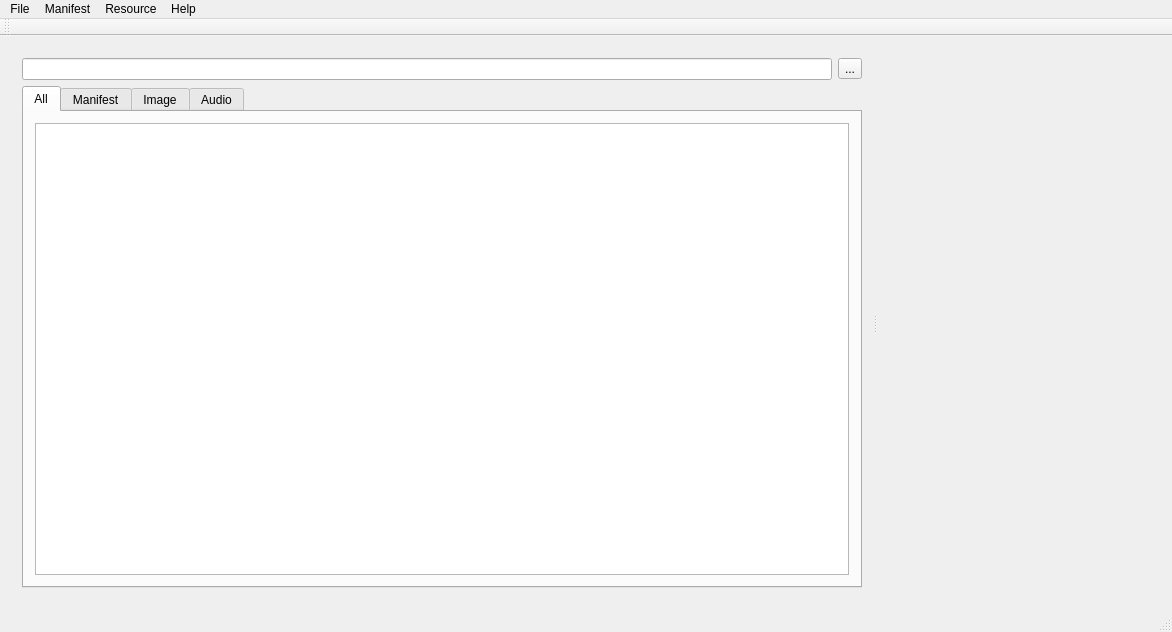
<?xml version="1.0" encoding="UTF-8"?>
<ui version="4.0">
 <class>MainWindow</class>
 <widget class="QMainWindow" name="MainWindow">
  <property name="geometry">
   <rect>
    <x>0</x>
    <y>0</y>
    <width>1172</width>
    <height>632</height>
   </rect>
  </property>
  <property name="acceptDrops">
   <bool>false</bool>
  </property>
  <property name="windowTitle">
   <string>KEngine Manifest Packer</string>
  </property>
  <widget class="QWidget" name="centralWidget">
   <layout class="QVBoxLayout" name="verticalLayout_6">
    <item>
     <widget class="QSplitter" name="splitter_main">
      <property name="orientation">
       <enum>Qt::Horizontal</enum>
      </property>
      <widget class="QWidget" name="layoutWidget">
       <layout class="QVBoxLayout" name="verticalLayout">
        <item>
         <layout class="QHBoxLayout" name="horizontalLayout">
          <item>
           <widget class="QLineEdit" name="lineEdit">
            <property name="clearButtonEnabled">
             <bool>true</bool>
            </property>
           </widget>
          </item>
          <item>
           <widget class="QToolButton" name="toolButton_addNewResource">
            <property name="text">
             <string>...</string>
            </property>
           </widget>
          </item>
         </layout>
        </item>
        <item>
         <widget class="QTabWidget" name="tabWidget_resourceTabs">
          <property name="currentIndex">
           <number>0</number>
          </property>
          <widget class="QWidget" name="tab_allResources">
           <attribute name="title">
            <string>All</string>
           </attribute>
           <layout class="QVBoxLayout" name="verticalLayout_2">
            <item>
             <widget class="KengineResourceTableView" name="tableView_allResources">
              <property name="acceptDrops">
               <bool>true</bool>
              </property>
              <property name="sizeAdjustPolicy">
               <enum>QAbstractScrollArea::AdjustToContents</enum>
              </property>
              <property name="dragEnabled">
               <bool>true</bool>
              </property>
              <property name="dragDropOverwriteMode">
               <bool>true</bool>
              </property>
              <property name="dragDropMode">
               <enum>QAbstractItemView::DropOnly</enum>
              </property>
              <property name="defaultDropAction">
               <enum>Qt::CopyAction</enum>
              </property>
              <property name="selectionBehavior">
               <enum>QAbstractItemView::SelectRows</enum>
              </property>
              <property name="horizontalScrollMode">
               <enum>QAbstractItemView::ScrollPerPixel</enum>
              </property>
              <attribute name="horizontalHeaderCascadingSectionResizes">
               <bool>true</bool>
              </attribute>
              <attribute name="horizontalHeaderStretchLastSection">
               <bool>false</bool>
              </attribute>
             </widget>
            </item>
           </layout>
          </widget>
          <widget class="QWidget" name="tab_manifestResources">
           <attribute name="title">
            <string>Manifest</string>
           </attribute>
           <layout class="QVBoxLayout" name="verticalLayout_3">
            <item>
             <widget class="KengineResourceTableView" name="tableView_manifestResources">
              <property name="acceptDrops">
               <bool>true</bool>
              </property>
              <property name="dragEnabled">
               <bool>true</bool>
              </property>
              <property name="dragDropMode">
               <enum>QAbstractItemView::DropOnly</enum>
              </property>
              <property name="horizontalScrollMode">
               <enum>QAbstractItemView::ScrollPerPixel</enum>
              </property>
             </widget>
            </item>
           </layout>
          </widget>
          <widget class="QWidget" name="tab_imageResources">
           <attribute name="title">
            <string>Image</string>
           </attribute>
           <layout class="QVBoxLayout" name="verticalLayout_4">
            <item>
             <widget class="KengineResourceTableView" name="tableView_imageResources">
              <property name="acceptDrops">
               <bool>true</bool>
              </property>
              <property name="dragEnabled">
               <bool>true</bool>
              </property>
              <property name="dragDropMode">
               <enum>QAbstractItemView::DropOnly</enum>
              </property>
              <property name="horizontalScrollMode">
               <enum>QAbstractItemView::ScrollPerPixel</enum>
              </property>
             </widget>
            </item>
           </layout>
          </widget>
          <widget class="QWidget" name="tab_audioResources">
           <attribute name="title">
            <string>Audio</string>
           </attribute>
           <layout class="QVBoxLayout" name="verticalLayout_5">
            <item>
             <widget class="KengineResourceTableView" name="tableView_audioResources">
              <property name="acceptDrops">
               <bool>true</bool>
              </property>
              <property name="dragEnabled">
               <bool>true</bool>
              </property>
              <property name="dragDropOverwriteMode">
               <bool>true</bool>
              </property>
              <property name="dragDropMode">
               <enum>QAbstractItemView::DropOnly</enum>
              </property>
              <property name="horizontalScrollMode">
               <enum>QAbstractItemView::ScrollPerPixel</enum>
              </property>
             </widget>
            </item>
           </layout>
          </widget>
         </widget>
        </item>
       </layout>
      </widget>
      <widget class="QtTreePropertyBrowser" name="widget_propertyBrowser" native="true"/>
     </widget>
    </item>
   </layout>
  </widget>
  <widget class="QMenuBar" name="menuBar">
   <property name="geometry">
    <rect>
     <x>0</x>
     <y>0</y>
     <width>1172</width>
     <height>20</height>
    </rect>
   </property>
   <widget class="QMenu" name="menuFile">
    <property name="title">
     <string>File</string>
    </property>
    <addaction name="action_Open"/>
    <addaction name="action_Save"/>
    <addaction name="action_SaveAs"/>
    <addaction name="separator"/>
    <addaction name="action_Quit"/>
   </widget>
   <widget class="QMenu" name="menuHelp">
    <property name="title">
     <string>Help</string>
    </property>
    <addaction name="action_About"/>
   </widget>
   <widget class="QMenu" name="menuResource">
    <property name="title">
     <string>Resource</string>
    </property>
    <addaction name="action_AddManifest"/>
    <addaction name="action_AddImage"/>
    <addaction name="action_AddAudio"/>
   </widget>
   <widget class="QMenu" name="menuManifest">
    <property name="title">
     <string>Manifest</string>
    </property>
    <addaction name="action_GenerateManifest"/>
   </widget>
   <addaction name="menuFile"/>
   <addaction name="menuManifest"/>
   <addaction name="menuResource"/>
   <addaction name="menuHelp"/>
  </widget>
  <widget class="QToolBar" name="mainToolBar">
   <attribute name="toolBarArea">
    <enum>TopToolBarArea</enum>
   </attribute>
   <attribute name="toolBarBreak">
    <bool>false</bool>
   </attribute>
  </widget>
  <widget class="QStatusBar" name="statusBar"/>
  <action name="action_Save">
   <property name="text">
    <string>Save</string>
   </property>
  </action>
  <action name="action_Open">
   <property name="text">
    <string>Open</string>
   </property>
  </action>
  <action name="action_SaveAs">
   <property name="text">
    <string>Save As</string>
   </property>
  </action>
  <action name="action_About">
   <property name="text">
    <string>About</string>
   </property>
  </action>
  <action name="action_Quit">
   <property name="text">
    <string>Quit</string>
   </property>
   <property name="shortcut">
    <string>Ctrl+Q</string>
   </property>
  </action>
  <action name="action_AddImage">
   <property name="text">
    <string>Add Image</string>
   </property>
  </action>
  <action name="action_AddAudio">
   <property name="text">
    <string>Add Audio</string>
   </property>
  </action>
  <action name="action_AddManifest">
   <property name="text">
    <string>Add Manifest</string>
   </property>
  </action>
  <action name="action_GenerateManifest">
   <property name="text">
    <string>Generate</string>
   </property>
  </action>
 </widget>
 <layoutdefault spacing="6" margin="11"/>
 <customwidgets>
  <customwidget>
   <class>QtTreePropertyBrowser</class>
   <extends>QWidget</extends>
   <header>qttreepropertybrowser.h</header>
   <container>1</container>
  </customwidget>
  <customwidget>
   <class>KengineResourceTableView</class>
   <extends>QTableView</extends>
   <header>Controllers/KengineResourceTableView.hpp</header>
  </customwidget>
 </customwidgets>
 <resources/>
 <connections/>
</ui>
